Frame 1 (no input): blank canvas, image omitted
Frame 60 (no input): blank canvas, image omitted
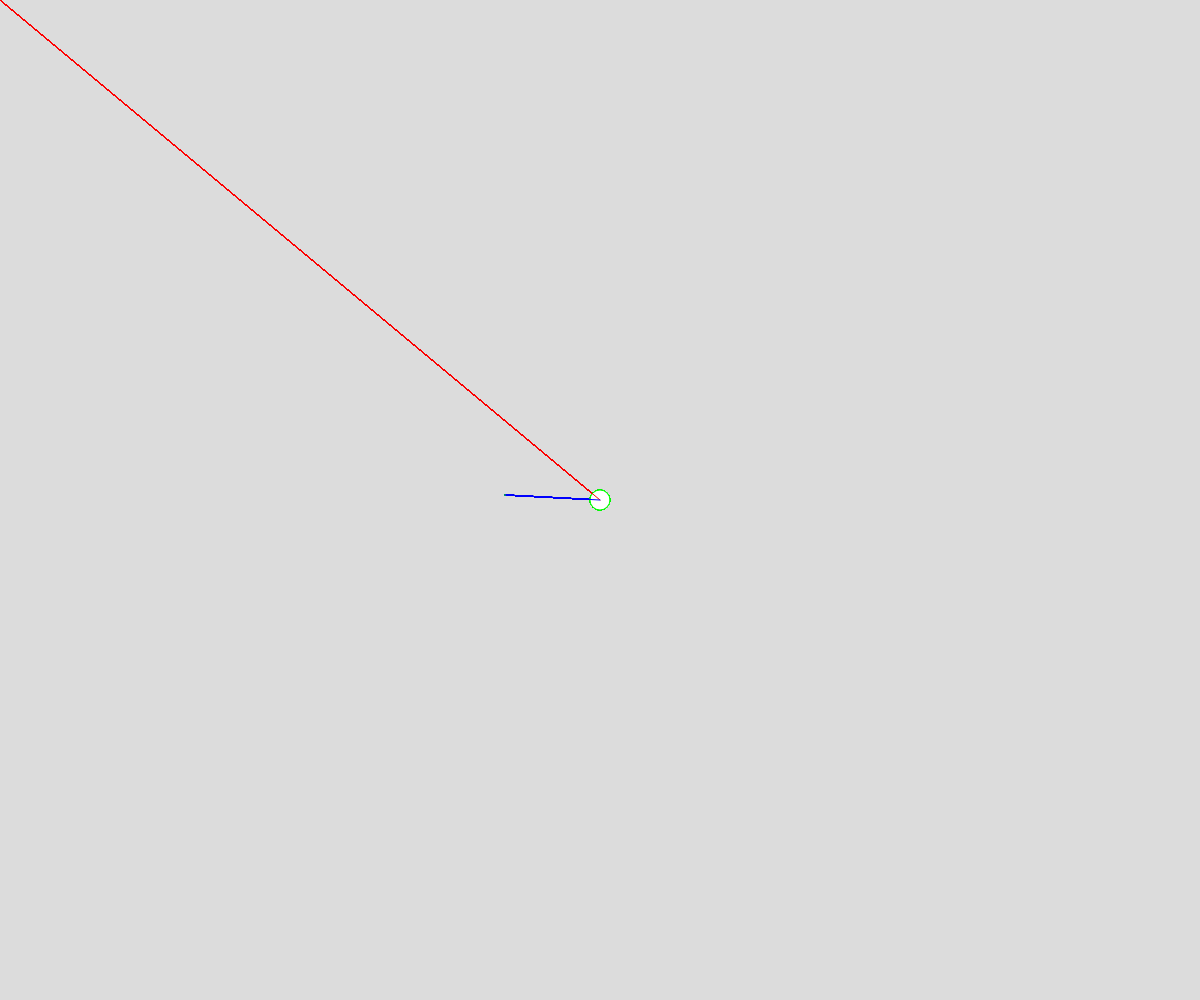
Frame 120 (the mouse pressed at the canvas centre since frame 60)

The p5.js sketch whose frames 1 and 60 were blank and that drew this single picture after the mouse press (run headless with seeded random() and noise() and a simulated clock; from frame 60 on, the mouse is pressed at the canvas centre):

// p5.js sketch
// ── sketch.js
// Working with vector
// Joy Min
// Nov 21, 2025

let objects = [];

function setup() {
  createCanvas(windowWidth, windowHeight);
}

function draw() {
  background(220);

  if (mouseIsPressed){
    objects.push(new Ball(mouseX, mouseY));
  }

  for ( let o of objects){
    if (keyIsDown(32)){
      o.move();
    }
    o.calcMouse();
    o.display()
  }
}

class Ball{
  constructor(x,y){
    this.pos = createVector (x, y);
    this.vel = createVector(5, -5);
    this.grav = createVector(0, 0.2); // MOUSE ATTRATOR
  }

  calcMouse(){

  }

  move(){
    this.pos.add(this.grav);
    this.pos.add(this.vel)
  }

  display(){
    // display ball
    circle(this.pos.x, this.pos.y, 20)

    // display vectors
    if(true){ // ??
      stroke (255, 0, 0);
      line (0, 0, this.pos.x, this.pos.y);

      let endX = this.pos.y + this.vel.x;
      let endY = this.pos.y + this.vel.y;

      stroke(0, 0, 255)
      line(this.pos.x, this.pos.y, endX, endY);

      stroke(0, 255, 0);
      line(endX, endY, endX + this.grav.x, endY + this.grav.y);


    }
  }
}
